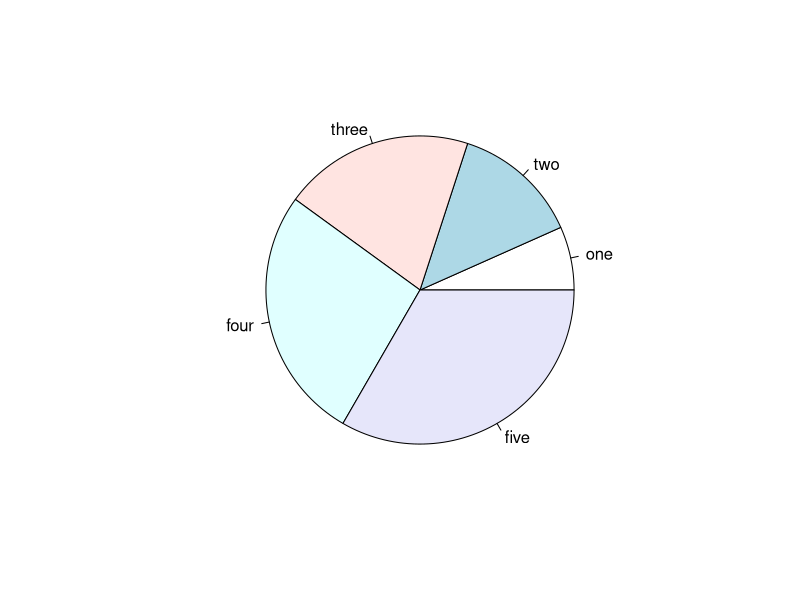
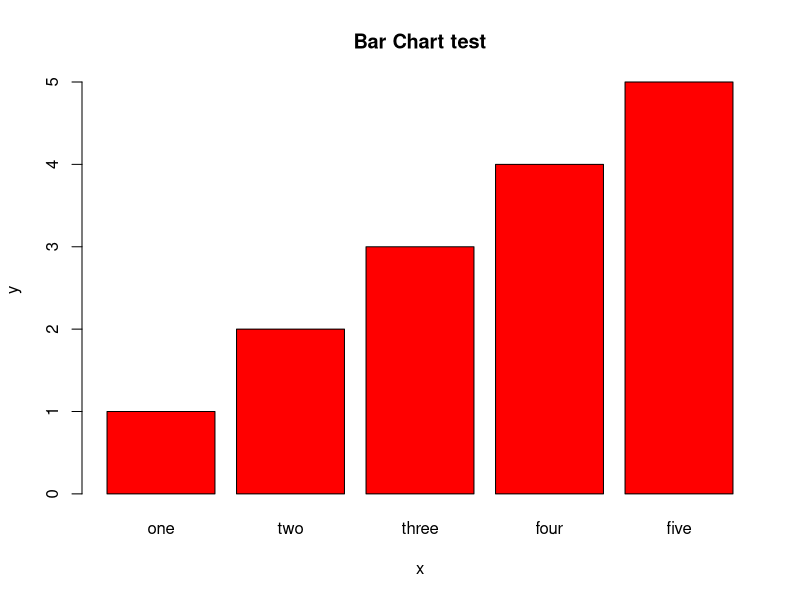
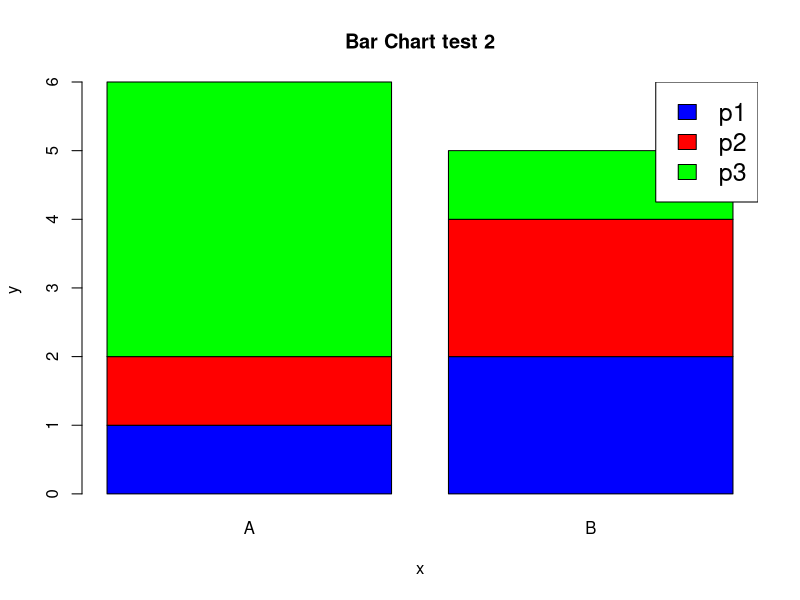

Recreate these plots in R, in order.
data <- c(1,2,3,4,5)
#pie chart
labels <- c("one", "two", "three", "four", "five")
png(file = "piechart.png")
pie(data, labels)
dev.off() #save file

#bar chart
png(file = "barchart.png")
barplot(data, names.arg = labels, xlab = "x", ylab = "y", col = "red", main = "Bar Chart test", border = "black")
dev.off() #save file

data2 = matrix(c(1,2,1,2,4,1), nrow = 3, ncol = 2, byrow = TRUE)
labels2 = c("A", "B")
colors = c("blue", "red", "green")
png(file = "barchart2.png")
barplot(data2, names.arg = labels2, xlab = "x", ylab = "y", col = colors, main = "Bar Chart test 2", border = "black")
legend("topright", c("p1", "p2", "p3"), cex = 1.5, fill = colors)
dev.off() #save file
